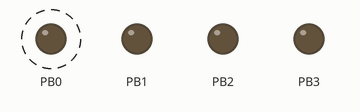
The program below on a simulated ATmega8, built with avr-gcc and emulated at 1 MHz. Shown: output pins drawn as LEDs (lit = HIGH). Dashed ring = blinking. Sleep ends after the set time or at an interrupt.

Above: at 0.5 s.
Timing chart, 0 to 4.6 s (numbered marks = the images above):
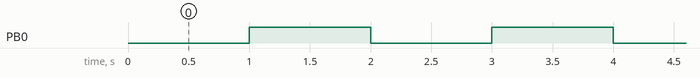

Measured:
- by itself, PB0: alternates HIGH for 1.0 s and LOW for 1.0 s

The program:

main.c
```c
//#define F_CPU 1000000UL         // Clock speed - besser aus Makefile mit -DFCPU=1000000

#include <avr/io.h>             /* defines für IO-Register/-pins */
#include <avr/pgmspace.h>
#include <util/delay.h>
#include <avr/interrupt.h>
#include <avr/sleep.h>

#define keypress_dly    100
#define counter         0x10000-15625

typedef unsigned char BYTE;
typedef unsigned short WORD;

/*Global count variable*/
BYTE count = 0;

/*Interrupt handling from keyboard 0*/
ISR(TIMER1_OVF_vect){
    count++;
    PORTB ^= 1;
    TCNT1 = counter;
}

void init(){
    /*Set output pins*/
    DDRB = 1 << PIN0 | 1 << PIN1 | 1 << PIN2 | 1 << PIN3;   // 1:out 0:in
    //Set the counter value
    TCNT1 = counter;
    //Set the register, B is responsible for activating the counter.
    TCCR1A = 0;
    TCCR1B = (1<<CS11) | (1<<CS10);
    //Enable timer interrupts on Timer1 overflow.
    TIMSK = (1 << TOIE1);

    /*
     * Allow Global Interrupts
     */
    sei();
    set_sleep_mode(SLEEP_MODE_IDLE);
    cli();

}

int main(){

    init();
    while(1){
        sleep_enable();
        sei();
        sleep_cpu();
        sleep_disable();
    }
    return 0;
}
```

lcd.h
```c
#ifndef LCD_H
#define LCD_H
/*************************************************************************
 Title	:   C include file for the HD44780U LCD library (lcd.c)
 Author:    Peter Fleury <pfleury@gmx.ch>  http://jump.to/fleury
 File:	    $Id: lcd.h,v 1.13.2.2 2006/01/30 19:51:33 peter Exp $
 Software:  AVR-GCC 3.3
 Hardware:  any AVR device, memory mapped mode only for AT90S4414/8515/Mega
***************************************************************************/

/**
 @defgroup pfleury_lcd LCD library
 @code #include <lcd.h> @endcode

 @brief Basic routines for interfacing a HD44780U-based text LCD display

 Originally based on Volker Oth's LCD library,
 changed lcd_init(), added additional constants for lcd_command(),
 added 4-bit I/O mode, improved and optimized code.

 Library can be operated in memory mapped mode (LCD_IO_MODE=0) or in
 4-bit IO port mode (LCD_IO_MODE=1). 8-bit IO port mode not supported.

 Memory mapped mode compatible with Kanda STK200, but supports also
 generation of R/W signal through A8 address line.

 @author Peter Fleury pfleury@gmx.ch http://jump.to/fleury

 @see The chapter <a href="http://homepage.sunrise.ch/mysunrise/peterfleury/avr-lcd44780.html" target="_blank">Interfacing a HD44780 Based LCD to an AVR</a>
      on my home page.

*/

/*@{*/

#if (__GNUC__ * 100 + __GNUC_MINOR__) < 303
#error "This library requires AVR-GCC 3.3 or later, update to newer AVR-GCC compiler !"
#endif

#include <inttypes.h>
#include <avr/pgmspace.h>

/**
 *  @name  Definitions for MCU Clock Frequency
 *  Adapt the MCU clock frequency in Hz to your target.
 */
#ifdef F_CPU
#define XTAL F_CPU
#else
#define XTAL 4000000              /**< clock frequency in Hz, used to calculate delay timer */
#endif

/**
 * @name  Definition for LCD controller type
 * Use 0 for HD44780 controller, change to 1 for displays with KS0073 controller.
 */
#define LCD_CONTROLLER_KS0073 0  /**< Use 0 for HD44780 controller, 1 for KS0073 controller */

/**
 *  @name  Definitions for Display Size
 *  Change these definitions to adapt setting to your display
 */
#define LCD_LINES           2     /**< number of visible lines of the display */
#define LCD_DISP_LENGTH    16     /**< visibles characters per line of the display */
#define LCD_LINE_LENGTH  0x40     /**< internal line length of the display    */
#define LCD_START_LINE1  0x00     /**< DDRAM address of first char of line 1 */
#define LCD_START_LINE2  0x40     /**< DDRAM address of first char of line 2 */
#define LCD_START_LINE3  0x14     /**< DDRAM address of first char of line 3 */
#define LCD_START_LINE4  0x54     /**< DDRAM address of first char of line 4 */
#define LCD_WRAP_LINES      0     /**< 0: no wrap, 1: wrap at end of visibile line */


#define LCD_IO_MODE      1         /**< 0: memory mapped mode, 1: IO port mode */
#if LCD_IO_MODE
/**
 *  @name Definitions for 4-bit IO mode
 *  Change LCD_PORT if you want to use a different port for the LCD pins.
 *
 *  The four LCD data lines and the three control lines RS, RW, E can be on the
 *  same port or on different ports.
 *  Change LCD_RS_PORT, LCD_RW_PORT, LCD_E_PORT if you want the control lines on
 *  different ports.
 *
 *  Normally the four data lines should be mapped to bit 0..3 on one port, but it
 *  is possible to connect these data lines in different order or even on different
 *  ports by adapting the LCD_DATAx_PORT and LCD_DATAx_PIN definitions.
 *
 */
#define LCD_PORT         PORTC        /**< port for the LCD lines   */
#define LCD_DATA0_PORT   LCD_PORT     /**< port for 4bit data bit 0 */
#define LCD_DATA1_PORT   LCD_PORT     /**< port for 4bit data bit 1 */
#define LCD_DATA2_PORT   LCD_PORT     /**< port for 4bit data bit 2 */
#define LCD_DATA3_PORT   LCD_PORT     /**< port for 4bit data bit 3 */
#define LCD_DATA0_PIN    0            /**< pin for 4bit data bit 0  */
#define LCD_DATA1_PIN    1            /**< pin for 4bit data bit 1  */
#define LCD_DATA2_PIN    2            /**< pin for 4bit data bit 2  */
#define LCD_DATA3_PIN    3            /**< pin for 4bit data bit 3  */
#define LCD_RS_PORT      PORTD     /**< port for RS line         */
#define LCD_RS_PIN       5            /**< pin  for RS line         */
#define LCD_RW_PORT      PORTD     /**< port for RW line         */
#define LCD_RW_PIN       6            /**< pin  for RW line         */
#define LCD_E_PORT       PORTD     /**< port for Enable line     */
#define LCD_E_PIN        7            /**< pin  for Enable line     */

#elif defined(__AVR_AT90S4414__) || defined(__AVR_AT90S8515__) || defined(__AVR_ATmega64__) || \
      defined(__AVR_ATmega8515__)|| defined(__AVR_ATmega103__) || defined(__AVR_ATmega128__) || \
      defined(__AVR_ATmega161__) || defined(__AVR_ATmega162__)
/*
 *  memory mapped mode is only supported when the device has an external data memory interface
 */
#define LCD_IO_DATA      0xC000    /* A15=E=1, A14=RS=1                 */
#define LCD_IO_FUNCTION  0x8000    /* A15=E=1, A14=RS=0                 */
#define LCD_IO_READ      0x0100    /* A8 =R/W=1 (R/W: 1=Read, 0=Write   */
#else
#error "external data memory interface not available for this device, use 4-bit IO port mode"

#endif


/**
 *  @name Definitions for LCD command instructions
 *  The constants define the various LCD controller instructions which can be passed to the
 *  function lcd_command(), see HD44780 data sheet for a complete description.
 */

/* instruction register bit positions, see HD44780U data sheet */
#define LCD_CLR               0      /* DB0: clear display                  */
#define LCD_HOME              1      /* DB1: return to home position        */
#define LCD_ENTRY_MODE        2      /* DB2: set entry mode                 */
#define LCD_ENTRY_INC         1      /*   DB1: 1=increment, 0=decrement     */
#define LCD_ENTRY_SHIFT       0      /*   DB2: 1=display shift on           */
#define LCD_ON                3      /* DB3: turn lcd/cursor on             */
#define LCD_ON_DISPLAY        2      /*   DB2: turn display on              */
#define LCD_ON_CURSOR         1      /*   DB1: turn cursor on               */
#define LCD_ON_BLINK          0      /*     DB0: blinking cursor ?          */
#define LCD_MOVE              4      /* DB4: move cursor/display            */
#define LCD_MOVE_DISP         3      /*   DB3: move display (0-> cursor) ?  */
#define LCD_MOVE_RIGHT        2      /*   DB2: move right (0-> left) ?      */
#define LCD_FUNCTION          5      /* DB5: function set                   */
#define LCD_FUNCTION_8BIT     4      /*   DB4: set 8BIT mode (0->4BIT mode) */
#define LCD_FUNCTION_2LINES   3      /*   DB3: two lines (0->one line)      */
#define LCD_FUNCTION_10DOTS   2      /*   DB2: 5x10 font (0->5x7 font)      */
#define LCD_CGRAM             6      /* DB6: set CG RAM address             */
#define LCD_DDRAM             7      /* DB7: set DD RAM address             */
#define LCD_BUSY              7      /* DB7: LCD is busy                    */

/* set entry mode: display shift on/off, dec/inc cursor move direction */
#define LCD_ENTRY_DEC            0x04   /* display shift off, dec cursor move dir */
#define LCD_ENTRY_DEC_SHIFT      0x05   /* display shift on,  dec cursor move dir */
#define LCD_ENTRY_INC_           0x06   /* display shift off, inc cursor move dir */
#define LCD_ENTRY_INC_SHIFT      0x07   /* display shift on,  inc cursor move dir */

/* display on/off, cursor on/off, blinking char at cursor position */
#define LCD_DISP_OFF             0x08   /* display off                            */
#define LCD_DISP_ON              0x0C   /* display on, cursor off                 */
#define LCD_DISP_ON_BLINK        0x0D   /* display on, cursor off, blink char     */
#define LCD_DISP_ON_CURSOR       0x0E   /* display on, cursor on                  */
#define LCD_DISP_ON_CURSOR_BLINK 0x0F   /* display on, cursor on, blink char      */

/* move cursor/shift display */
#define LCD_MOVE_CURSOR_LEFT     0x10   /* move cursor left  (decrement)          */
#define LCD_MOVE_CURSOR_RIGHT    0x14   /* move cursor right (increment)          */
#define LCD_MOVE_DISP_LEFT       0x18   /* shift display left                     */
#define LCD_MOVE_DISP_RIGHT      0x1C   /* shift display right                    */

/* function set: set interface data length and number of display lines */
#define LCD_FUNCTION_4BIT_1LINE  0x20   /* 4-bit interface, single line, 5x7 dots */
#define LCD_FUNCTION_4BIT_2LINES 0x28   /* 4-bit interface, dual line,   5x7 dots */
#define LCD_FUNCTION_8BIT_1LINE  0x30   /* 8-bit interface, single line, 5x7 dots */
#define LCD_FUNCTION_8BIT_2LINES 0x38   /* 8-bit interface, dual line,   5x7 dots */


#define LCD_MODE_DEFAULT     ((1<<LCD_ENTRY_MODE) | (1<<LCD_ENTRY_INC) )


/**
 *  @name Functions
 */


/**
 @brief    Initialize display and select type of cursor
 @param    dispAttr \b LCD_DISP_OFF display off\n
                    \b LCD_DISP_ON display on, cursor off\n
                    \b LCD_DISP_ON_CURSOR display on, cursor on\n
                    \b LCD_DISP_ON_CURSOR_BLINK display on, cursor on flashing
 @return  none
*/
extern void lcd_init(uint8_t dispAttr);


/**
 @brief    Clear display and set cursor to home position
 @param    void
 @return   none
*/
extern void lcd_clrscr(void);


/**
 @brief    Set cursor to home position
 @param    void
 @return   none
*/
extern void lcd_home(void);


/**
 @brief    Set cursor to specified position

 @param    x horizontal position\n (0: left most position)
 @param    y vertical position\n   (0: first line)
 @return   none
*/
extern void lcd_gotoxy(uint8_t x, uint8_t y);


/**
 @brief    Display character at current cursor position
 @param    c character to be displayed
 @return   none
*/
extern void lcd_putc(char c);


/**
 @brief    Display string without auto linefeed
 @param    s string to be displayed
 @return   none
*/
extern void lcd_puts(const char *s);


/**
 @brief    Display string from program memory without auto linefeed
 @param    s string from program memory be be displayed
 @return   none
 @see      lcd_puts_P
*/
extern void lcd_puts_p(const char *progmem_s);


/**
 @brief    Send LCD controller instruction command
 @param    cmd instruction to send to LCD controller, see HD44780 data sheet
 @return   none
*/
extern void lcd_command(uint8_t cmd);


/**
 @brief    Send data byte to LCD controller

 Similar to lcd_putc(), but without interpreting LF
 @param    data byte to send to LCD controller, see HD44780 data sheet
 @return   none
*/
extern void lcd_data(uint8_t data);


/**
 @brief macros for automatically storing string constant in program memory
*/
#define lcd_puts_P(__s)         lcd_puts_p(PSTR(__s))

/*@}*/
#endif //LCD_H
```

Source omitted: lcd.c (20937 bytes)
